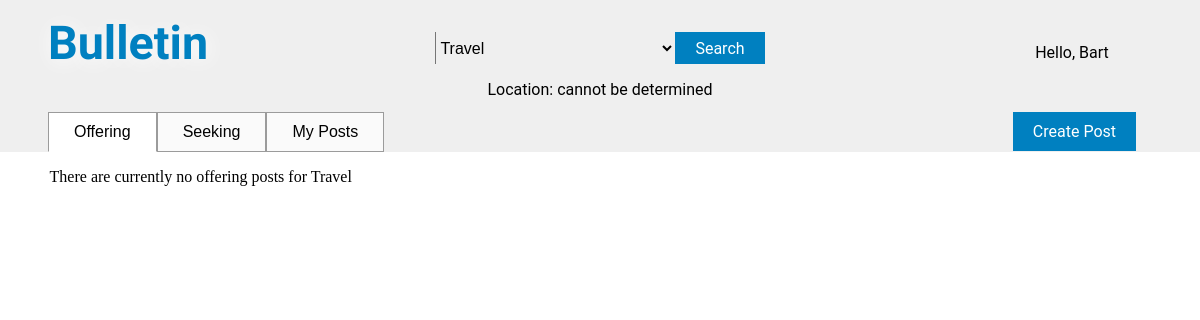
/board.php?category=Travel (signed in), run on an earlier commit of the app's database.
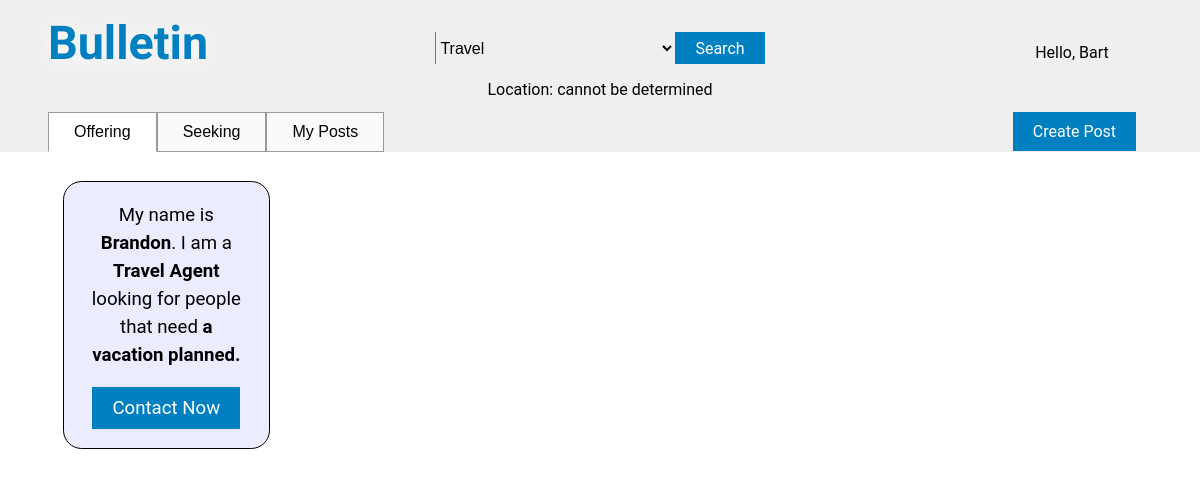
And on a later commit of the database.
### tables this page shows
CREATE TABLE `post` (
  `ID` int(11) NOT NULL,
  `type` varchar(20) NOT NULL,
  `name` varchar(60) NOT NULL,
  `date` datetime NOT NULL DEFAULT CURRENT_TIMESTAMP,
  `category` varchar(20) NOT NULL,
  `occupation` varchar(20) NOT NULL,
  `body_description` varchar(255) NOT NULL,
  `due_date` varchar(20) DEFAULT NULL,
  `contact` varchar(20) NOT NULL
);

### assets/scripts/model.php (called while the page is built, shortened)
<?php
class accountDatabaseAdapter {
	private $DB;
	public function __construct() {
		$db = 'mysql:dbname=bulletin_db;host=127.0.0.1;charset=utf8';
		$user = 'root';
		$password = '';
		try {
			$this->DB = new PDO ( $db, $user, $password );
			$this->DB->setAttribute ( PDO::ATTR_ERRMODE, PDO::ERRMODE_EXCEPTION );
		} catch ( PDOException $e ) {
			echo ('Error Establishing Connection');
			exit ();
		}
	}
	public function searchOfferingPosts($category){
		$query = "SELECT * FROM post WHERE type ='offering' AND category='" . $category . "';";
		$stmt = $this->DB->prepare ( $query );
		$stmt->execute ();
		$arr = $stmt->fetchAll();
		return $arr;
	}
}
?>

### board.php (the view, shortened to what this page needs)
<?php
include 'assets/scripts/model.php';
$accountDatabaseAdapter = new accountDatabaseAdapter ();
?>
<!DOCTYPE html>
<html>
<head>
<link href="assets/style/main.css" type="text/css" rel="stylesheet">
</head>
<body>
	<div id="head">
		<div class="logo">
			<h1 class="textlogo">Bulletin</h1>
		</div>
		<div class="headright">
			<div class="dropdown">
				<div id="usersname">Hello, <?php echo $_SESSION['user'];?></div>
			</div>
		</div>
		<form id="searchForm" action="assets/scripts/controller.php"
			method="post">
			<div id="searcharea">
				<div class="mainsearch">
					<select id="categories" class="categories" name="categories">
					<?php
					if (isset ( $_GET ['category'] ) && $_GET ['category'] === 'All Categories') {
						echo file_get_contents ( './categories.txt', true );
					} else if (isset ( $_GET ['category'] )) {
						echo '<option selected="selected" value="' . $_GET ['category'] . '">' . $_GET ['category'] . '</option>';
					}
					else {
						echo '<option selected="selected" disabled="disabled">Select a Category</option>';
						echo file_get_contents ( './categories.txt', true );
					}
					?>
				</select>
					<button id="searchbutton">Search</button>
				</div>
				<div id="location"></div>
			</div>
		</form>
	</div>
	<div class="tab">
		<button id="home" class="sectionl" onclick="openPage('Offering')">Offering</button>
		<button class="sectionl" onclick="openPage('Seeking')">Seeking</button>
		<button class="sectionl" onclick="openPage('MyPosts')">My Posts</button>
		<div id="newpostbutton">
			<button class="mainbuttons">Create Post</button>
		</div>
	</div>
	<div id="Offering" class="boardcontent">
	<?php
	if (isset ( $_GET ['category'] ) && ($_GET ['category'] !== 'All Categories')) {
		$arr = $accountDatabaseAdapter->searchOfferingPosts ( $_GET ['category'] );
	} else {
		$arr = $accountDatabaseAdapter->getAllOfferingPosts ();
	}
	if (sizeof ( $arr ) == 0) {
		$result = 'There are currently no offering posts for ' . $_GET ['category'];
		echo $result;
	} else {
		foreach ( array_reverse ( $arr ) as $item ) {
			$result = '<div class="offeringposttemplate"><p class="livepostcontent">My name is <span class="userinputtedfield">' . $item ['name'] . '</span>. I am a <span class="userinputtedfield">' . $item ['occupation'] . '</span> looking for people that need <span class="userinputtedfield">' . $item ['body_description'] . '</span></p><button id="contactbutton" class="USERID" onclick="window.location.href=\'mailto:' . $item ['contact'] . '\'">Contact Now<br></button></div>';
			echo $result;
		}
	}
	?>
	</div>
</body>
</html>

### assets/style/main.css (style rules this page uses)
html, body { margin: 0px; height: 100vh; min-width: 1085px; }
::placeholder { color: #5c5c5c; }
.mainbuttons { background-color: #0080c0; border: none; color: white; padding: 10px 20px; text-align: center; text-decoration: none; font-size: 12pt; font-family: "Roboto"; cursor: pointer; }
#searchbutton { background-color: #0080c0; border: none; color: white; padding: 5px 20px; text-align: center; text-decoration: none; font-size: 12pt; font-family: "Roboto"; cursor: pointer; height: 2em; }
#head { background-color: #efefef; height: 3em; padding: 1em 3em 3em 3em; }
.logo { float: left; width: 10em; }
.textlogo { font-family: 'Titillium Web', sans-serif; font-size: 35pt; color: #0080c0; text-shadow: 2px 2px 20px white; margin: 0; display: flex; flex-direction: column; justify-content: center; align-items: center; }
#searcharea { display: flex; flex-direction: column; justify-content: center; align-items: center; margin: 1em auto; width: 40em; }
.mainsearch { display: flex; justify-content: center; height: 3em; width: 40em; }
.headright { float: right; display: flex; flex-direction: column; justify-content: center; align-items: center; width: 20em; height: 6em; width: 10em; margin-top: -0.5em; }
#usersname { margin-bottom: .5em; font-family: 'Roboto', sans-serif; font-size: 12pt; cursor: pointer; }
#location { font-family: 'Roboto', sans-serif; font-size: 12pt; }
.categories { width: 15em; height: 2em; border-top: none; border-right: none; border-bottom: none; outline: none; font-size: 12pt; }
div.tab { overflow: hidden; background-color: #efefef; padding-left: 3em; }
div.tab button.sectionl { background-color: #fafafa; float: left; border-left: 1px solid #9b9b9b; border-right: 1px solid #9b9b9b; border-top: 1px solid #9b9b9b; border-bottom: 1px solid #9b9b9b; outline: none; cursor: pointer; padding: 10px 25px; transition: 0.1s; font-size: 12pt; }
div.tab button.sectionl.active { background-color: white; border-bottom: 1px solid white; }
#newpostbutton { float: right; margin-right: 4em; }
.boardcontent { display: none; float: left; padding: 1em 3.3em 1em 3.1em; }
.offeringposttemplate { display: inline-block; vertical-align: top; text-align: center; border: 1px solid black; border-radius: 1em; background-color: #ececff; font-size: 14pt; font-family: "Roboto"; margin: .7em; width: 9em; padding: 1em 1em; line-height: 1.5em; }
.livepostcontent { margin-top: 0; }
.userinputtedfield { font-weight: bold; }
#contactbutton { background-color: #0080c0; border: none; color: white; padding: 5px 20px; text-align: center; text-decoration: none; font-size: 14pt; font-family: "Roboto"; cursor: pointer; min-height: 42px; max-width: 160px; }

What changed in the data, as far as the page shows it:
now on this page (row edited): post: name "Brandon", occupation "Travel Agent", body_description "a vacation planned."
Also different on the page:
$result: "There are currently no offering posts for Travel" → (not shown)
